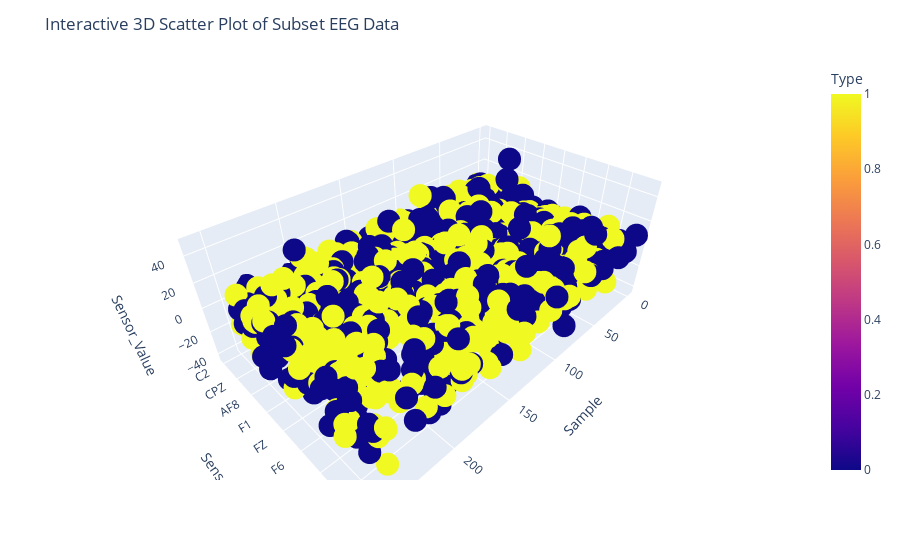

The cell this chart's notebook holds for it:
### Markdown cell above
## Visualization of our final dataset

### Code cell
import plotly.express as px
subset_df = total_df.sample(n=1000, random_state=42)
fig = px.scatter_3d(subset_df, x='Sample', y='Sensor', z='Sensor_Value', color='Type')
fig.update_layout(title='Interactive 3D Scatter Plot of Subset EEG Data')
fig.show()

### Figure 1 — Plotly figure (JSON) as saved in the notebook; plotly's stock layout.template omitted (floating-point values rounded to 4 significant figures; data arrays with more than 128 entries replaced by an {"elided": "..."} marker saying what was removed)
{"data": [{"hovertemplate": "Sample=%{x}<br>Sensor=%{y}<br>Sensor_Value=%{z}<br>Type=%{marker.color}<extra></extra>", "legendgroup": "", "marker": {"color": {"elided": "1000 int values"}, "coloraxis": "coloraxis", "symbol": "circle"}, "mode": "markers", "name": "", "scene": "scene", "showlegend": false, "type": "scatter3d", "x": {"elided": "1000 int values"}, "y": {"elided": "1000 str values"}, "z": {"elided": "1000 float values"}}], "layout": {"coloraxis": {"colorbar": {"title": {"text": "Type"}}, "colorscale": [[0, "#0d0887"], [0.1111, "#46039f"], [0.2222, "#7201a8"], [0.3333, "#9c179e"], [0.4444, "#bd3786"], [0.5556, "#d8576b"], [0.6667, "#ed7953"], [0.7778, "#fb9f3a"], [0.8889, "#fdca26"], [1, "#f0f921"]]}, "legend": {"tracegroupgap": 0}, "margin": {"t": 60}, "scene": {"domain": {"x": [0, 1], "y": [0, 1]}, "xaxis": {"title": {"text": "Sample"}}, "yaxis": {"title": {"text": "Sensor"}}, "zaxis": {"title": {"text": "Sensor_Value"}}}, "title": {"text": "Interactive 3D Scatter Plot of Subset EEG Data"}}}
